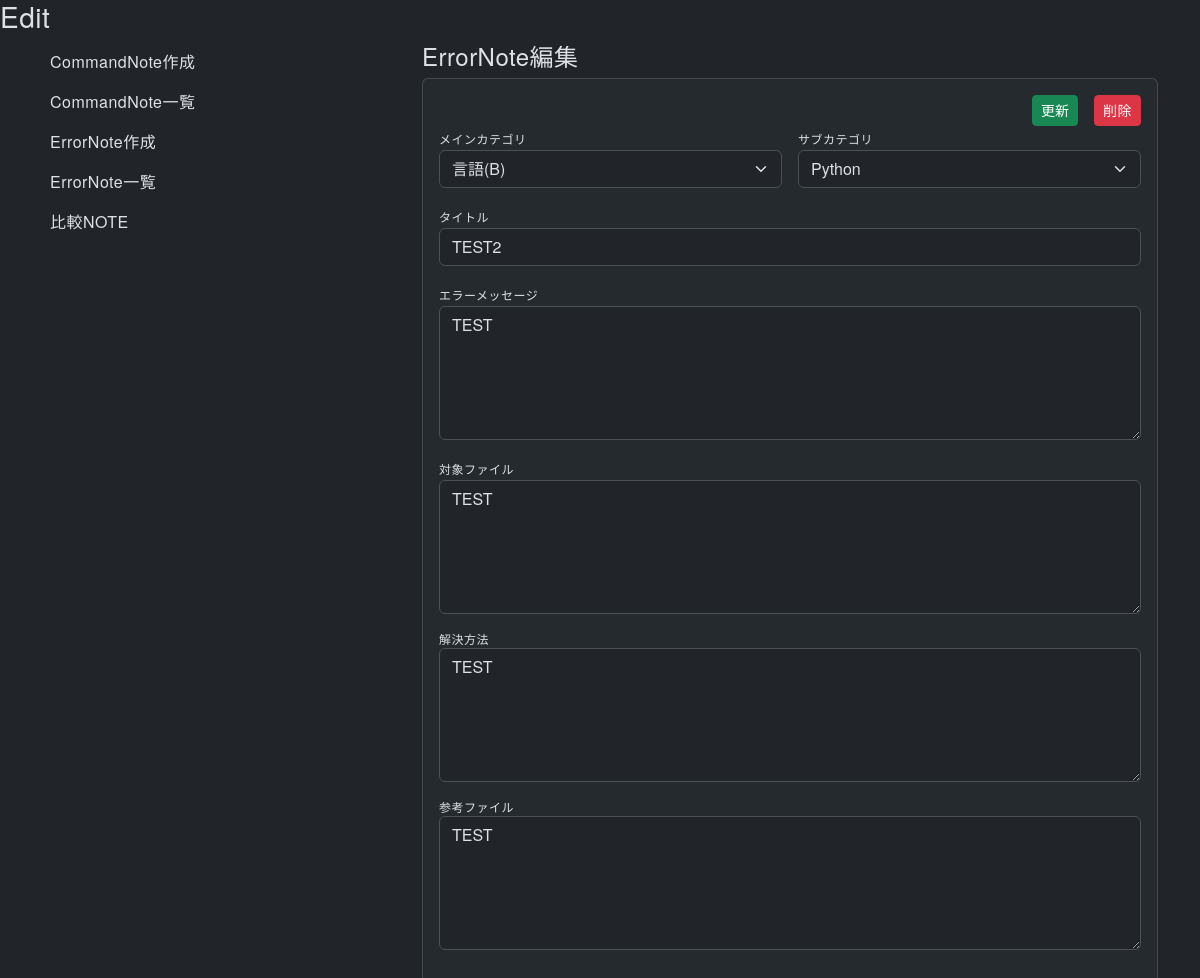
Page /errornote/2/update/ on the earlier database version.
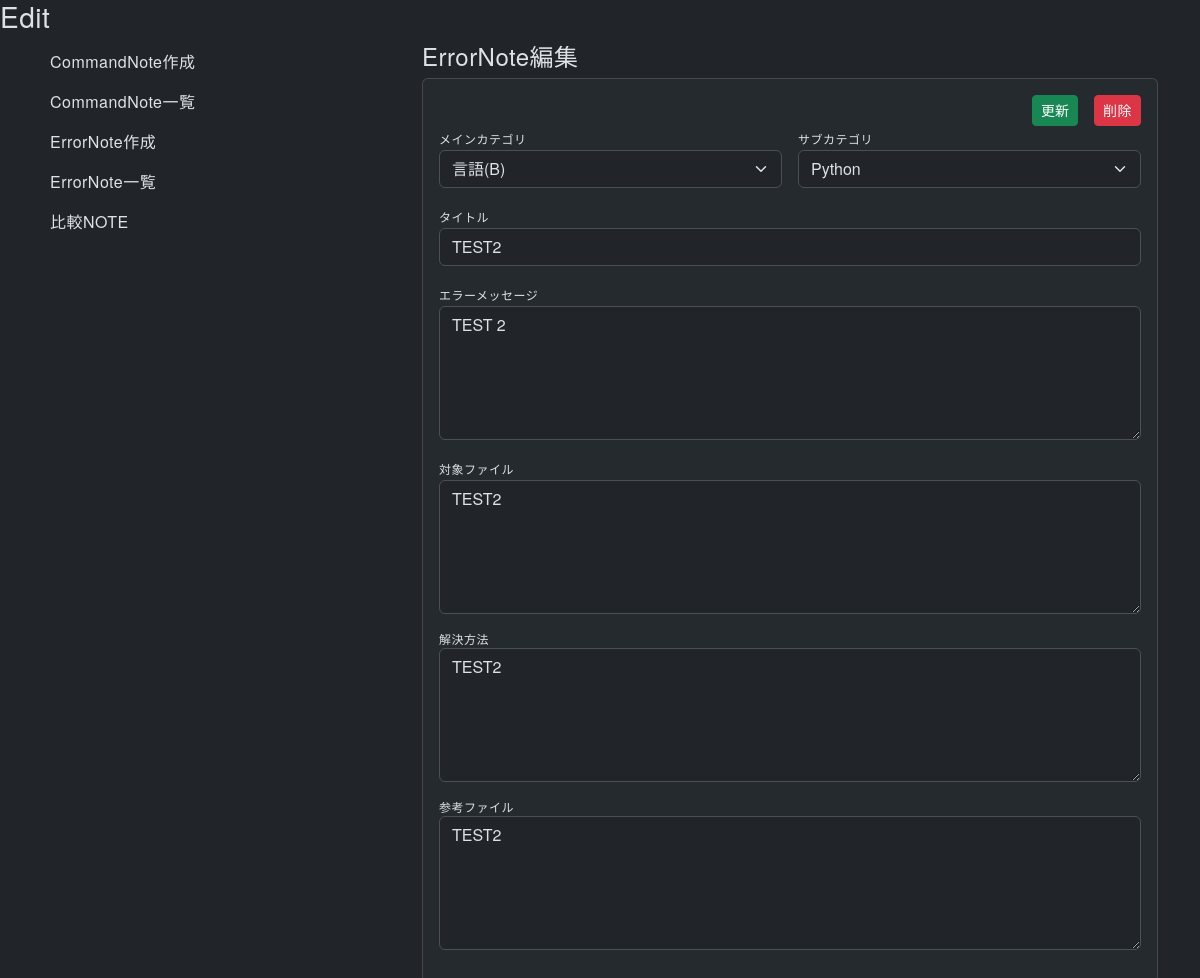
Same page on the later database version.
### errornote/models.py (models this page shows, shortened)
class ErrorNote(models.Model):
  order = models.IntegerField(default=0)
  sub_category = models.ForeignKey(SubCategory, on_delete=models.PROTECT)
  title = models.CharField(max_length=255)
  error_message = models.TextField()
  target_file = models.TextField(blank=True)
  resolution = models.TextField(blank=True)
  reference = models.TextField(blank=True)
  created_at = models.DateTimeField(auto_now_add=True)
  updated_at = models.DateTimeField(auto_now=True)
  class Meta:
    ordering = ['order', 'id']

### commandnote/models.py (models this page shows, shortened)
class MainCategory(models.Model):
  order = models.IntegerField(default=0)
  name = models.CharField(max_length=15)
  class Meta:
    ordering = ['order', 'id']

class SubCategory(models.Model):
  order = models.IntegerField(default=0)
  main_category = models.ForeignKey(MainCategory, on_delete=models.CASCADE)
  name = models.CharField(max_length=15)
  class Meta:
    ordering = ['order', 'id']

### errornote/views.py (the view)
# urls.py: path('<int:id>/update/', views.update, name='update'),
def update(request, id):
  main_categories =  MainCategory.objects.all()
  sub_categories = SubCategory.objects.all()
  error_note = ErrorNote.objects.get(id=id)
  error_note_form = ErrorNoteForm(request.POST, instance=error_note)
  if request.method =='POST' and error_note_form.is_valid():
    error_note_form.save()
    return redirect('errornote:show', id=error_note.id)
  return render(request, 'errornote/update.html',{'error_note':error_note, 'error_note_form':error_note_form, 'main_categories':main_categories, 'sub_categories':sub_categories})

### errornote/forms.py
class ErrorNoteForm(forms.ModelForm):
  class Meta:
    model = ErrorNote
    fields = ['sub_category','title','error_message','target_file', 'resolution', 'reference' ]

### errornote/templates/errornote/update.html (shortened to what this page needs)
{% extends 'commandnote/base.html' %}
{% block content %}
  <h3>Edit</h3>
  <div class="container">
    <div class="row">
      <div class="'col-12">
        <div class="row">
          <div class="'col-12 col-md-4">
            {% include '_sidebar.html' %}
          </div>
          <div class="'col-12 col-md-8">
            <h4>ErrorNote編集</h4>
            <div class="card bg-body-tertiary bg-opacity-50 p-3 mb-3">
              <form method="POST" action="{% url 'errornote:update' id=error_note.id %}">
                <div class="d-flex gap-3 justify-content-end">
                  <button type="submit" class="btn btn-sm btn-success">更新</button>
                  <a href="{% url 'errornote:destroy' id=error_note.id %}" class="btn btn-sm btn-danger">削除</a>
                </div>
                <div class="d-flex gap-3 mb-3">
                  <div class="w-100">
                    <label class="form-label m-0">メインカテゴリ</label>
                    <select name="main_category" id="main-category-select" class="form-select w-100" required>
                      {% for main_category in main_categories %}
                        <option value="{{ main_category.id }}" {% if main_category.id == error_note.sub_category.main_category.id %}selected{% endif %}>
                          {{ main_category.name }}
                        </option>
                      {% endfor %}
                    </select>
                  </div>
                  <div class="w-100">
                    <label class="form-label m-0">サブカテゴリ</label>
                    <select name="sub_category" id="sub-category-select" class="form-select w-100" required>
                      {% for sub_category in sub_categories %}
                        <option value="{{ sub_category.id }}" {% if sub_category.id == error_note.sub_category.id %}selected{% endif %}>
                          {{ sub_category.name }}
                        </option>
                      {% endfor %}
                    </select>
                  </div>
                </div>
                <div class="mb-3">
                  <label class="form-label m-0">タイトル</label>
                  <input type="text" name="title" value="{{ error_note.title }}" placeholder="タイトルを入力" class="form-control" required>
                </div>
                <div class="mb-3">
                  <label class="form-label m-0">エラーメッセージ</label>
                  <textarea name="error_message" placeholder="コマンドを入力" class="form-control" rows="5" required>{{ error_note.error_message }} </textarea>
                </div>
                <div class="mb-3">
                  <label class="form-label m-0">対象ファイル</label>
                  <textarea name="target_file" placeholder="コマンドの説明を入力" class="form-control" rows="5">{{ error_note.target_file }}</textarea>
                </div>
                <div class="mb-3">
                  <p class="item-label m-0">解決方法</p>
                  <textarea name="resolution" placeholder="その他情報を入力" class="form-control" rows="5">{{ error_note.resolution}}</textarea>
                </div>
                <div class="mb-3">
                  <p class="item-label m-0">参考ファイル</p>
                  <textarea name="reference" placeholder="その他情報を入力" class="form-control" rows="5">{{ error_note.reference}}</textarea>
                </div>
              </form>
            </div>
          </div>
        </div>
      </div>
    </div>
  </div>
{% endblock %}

Differences in the rows shown:
changed ErrorNote "TEST2": error_message "TEST" → "TEST 2"; target_file "TEST" → "TEST2"; resolution "TEST" → "TEST2"; reference "TEST" → "TEST2"
